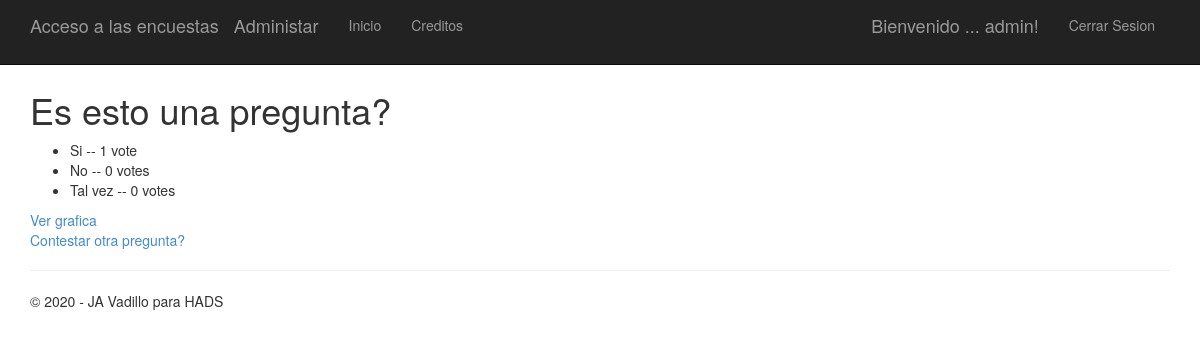
Screenshot of /3/results/ (signed in) with the database file from the repository.
### app/models.py (models this page shows)
class Question(models.Model):
    question_text = models.CharField(max_length=200)
    pub_date = models.DateTimeField('date published')

class Choice(models.Model):
    question = models.ForeignKey(Question)
    choice_text = models.CharField(max_length=200)
    votes = models.IntegerField(default=0)

### app/views.py (the view)
# urls.py: url(r'^(?P<question_id>\d+)/results/$', app.views.results, name='results'),
def results(request, question_id):
    question = get_object_or_404(Question, pk=question_id)
    return render(request, 'polls/results.html', {'title':'Resultados de la pregunta:','question': question, 'year':datetime.now().year})

### app/templates/polls/results.html
﻿{% extends "app/layout.html" %}
{% block content %}
<h1>{{ question.question_text }}</h1>
<ul>
{% for choice in question.choice_set.all %}
    <li>{{ choice.choice_text }} -- {{ choice.votes }} vote{{ choice.votes|pluralize }}</li>
{% endfor %}
</ul>
<a href="{% url 'chart' question.id %}"> Ver grafica</a><br />
<a href="{% url 'index' %}">Contestar otra pregunta?</a>
{% endblock %}

### app/templates/app/loginpartial.html (shortened to what this page needs)
{% if user.is_authenticated %}
<form id="logoutForm" action="/logout" method="post" class="navbar-right">
    <ul class="nav navbar-nav navbar-right">
        <li><span class="navbar-brand">Bienvenido ... {{ user.username }}!</span></li>
        <li><a href="javascript:document.getElementById('logoutForm').submit()">Cerrar Sesion</a></li>
    </ul>
</form>
{% else %}
<ul class="nav navbar-nav navbar-right">
    <li><a href="{% url 'login' %}">Iniciar Sesion</a></li>
</ul>
{% endif %}

### app/static/app/content/site.css (style rules this page uses)
body { padding-top: 50px; padding-bottom: 20px; }

### rows the page displays
Question: question_text "Es esto una pregunta?"
Choice: choice_text "Si", votes "1"
Choice: choice_text "No", votes "0"
Choice: choice_text "Tal vez", votes "0"

### other values shown
{{ user.username }} "admin"
